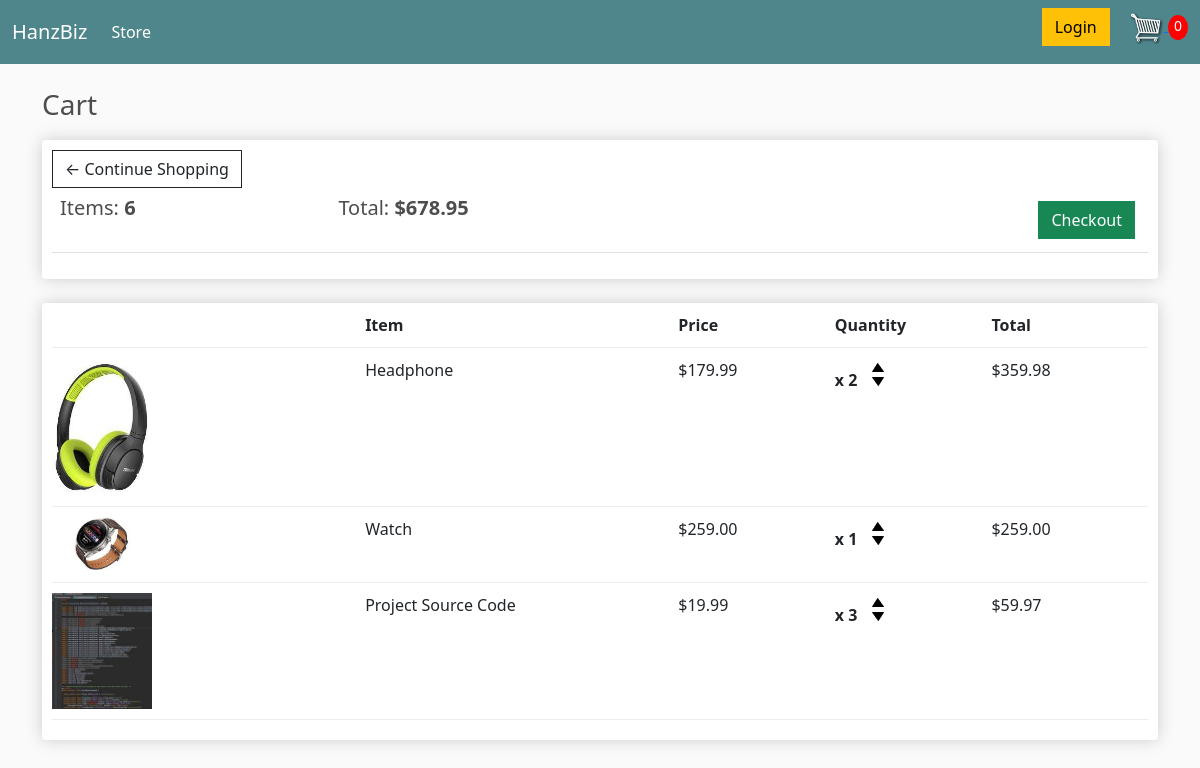
The app's page /cart/ (signed in) with its own data.
### store/models.py (models this page shows, shortened)
class Order(models.Model):
    customer = models.ForeignKey(Customer, on_delete=models.SET_NULL, null=True, blank=True)
    date_ordered = models.DateTimeField(auto_now_add=True)
    complete = models.BooleanField(default=False, null=True, blank=False)
    transaction_id = models.CharField(max_length=200, null=True)
    @property
    def get_cart_total(self):
        orderitems = self.orderitem_set.all()
        total = sum([item.get_total for item in orderitems])
        return total
    @property
    def get_cart_item(self):
        orderitems = self.orderitem_set.all()
        total = sum([item.quantity for item in orderitems])
        return total

class OrderItem(models.Model):
    product = models.ForeignKey(Product, on_delete=models.SET_NULL, null=True)
    order = models.ForeignKey(Order, on_delete=models.SET_NULL, null=True)
    quantity = models.IntegerField(default=0, null=True, blank=True)
    date_added = models.DateTimeField(auto_now_add=True)
    @property
    def get_total(self):
        total = self.product.price * self.quantity
        return total

class Product(models.Model):
    name = models.CharField(max_length=200, null=True)
    price = models.FloatField()
    digital = models.BooleanField(default=False, null=True, blank=False)
    image = models.ImageField(null=True, blank=True)
    @property
    def imageURL(self):
        try:
            url = self.image.url
        except:
            url = ''
        return url

### store/views.py (the view)
# urls.py: path('cart/', views.cart, name = "cart"),
def cart(request):
    if request.user.is_authenticated:
        customer = request.user.customer
        order, created = Order.objects.get_or_create(customer = customer, complete=False)
        items = order.orderitem_set.all()
    else:
        items = []
        order = {'get_cart_total': 0, 'get_cart_item': 0}
    context = {'items': items, 'order': order}
    return render(request, 'store/cart.html', context)

### store/templates/store/cart.html
{% extends 'store/main.html' %}
{% load static %}
{% block content %}
<h3>Cart</h3>
<div class="row">
    <div class="col-lg-12">
        <div class="box-element">
            <a class="btn btn-outline-dark" href="{% url 'store' %}">&#x2190 Continue Shopping</a>
            <br>
            <table class="table">
                <tr>
                    <th><h5>Items: <strong>{{order.get_cart_item}}</strong></h5></th>
                    <th><h5>Total: <strong>${{order.get_cart_total | floatformat:2}}</strong></h5></th>
                    <th><a class="btn btn-success" style="float:right; margin: 5px;" href="{% url 'checkout' %}">Checkout</a> </th>
                </tr>
            </table>
        </div>
        <br>
        <div class="box-element">
            <div class="cart-row">
                <div style="flex:2"></div>
                <div style="flex:2"><strong>Item</strong></div>
                <div style="flex:1"><strong>Price</strong></div>
                <div style="flex:1"><strong>Quantity</strong></div>
                <div style="flex:1"><strong>Total</strong></div>
            </div>
            {% for item in items %}
            <div class="cart-row">
                <div style="flex:2"><img class="row-image" src="{{ item.product.imageURL }}"></div>
                <div style="flex:2"><p>{{ item.product.name }}</p></div>
                <div style="flex:1"><p>${{ item.product.price | floatformat:2 }}</p></div>
                <div style="flex:1">
                    <p class="quantity">x {{ item.quantity }}</p>
                    <div class="quantity">
                        <img class="chg-quantity" src="{% static  'images/arrow-up.png' %}">
                        <img class="chg-quantity" src="{% static  'images/arrow-down.png' %}">
                    </div>
                </div>
                <div style="flex:1"><p>${{item.get_total | floatformat:2}}</p></div>
            </div>
            {% endfor %}
        </div>
    </div>
</div>
{% endblock content %}

### static/css/main.css (style rules this page uses)
body { background-color: hsl(0, 0%, 98%); }
h1,h2,h3,h4,h5,h6 { color:hsl(0, 0%, 30%); }
.box-element { box-shadow:hsl(0, 0%, 80%) 0 0 16px; background-color: #fff; border-radius: 4px; padding: 10px; }
.col-lg-4, .col-lg-6, .col-lg-8, .col-lg-12 { margin-top: 10px; }
.btn { border-radius: 0; }
.row-image { width: 100px; }
.cart-row { display: flex; align-items: flex-stretch; padding-bottom: 10px; margin-bottom: 10px; border-bottom: 1px solid #ececec; }
.quantity { display: inline-block; font-weight: 700; padding-right:10px; }
.chg-quantity { width: 12px; cursor: pointer; display: block; margin-top: 5px; transition:.1s; }

### records on screen
Order: get_cart_item "6", get_cart_total "678.95"
OrderItem: product.imageURL (picture), product.name "Headphone", product.price "179.99", quantity "2", get_total "359.98"
OrderItem: product.imageURL (picture), product.name "Watch", product.price "259.00", quantity "1", get_total "259.00"
OrderItem: product.imageURL (picture), product.name "Project Source Code", product.price "19.99", quantity "3", get_total "59.97"
